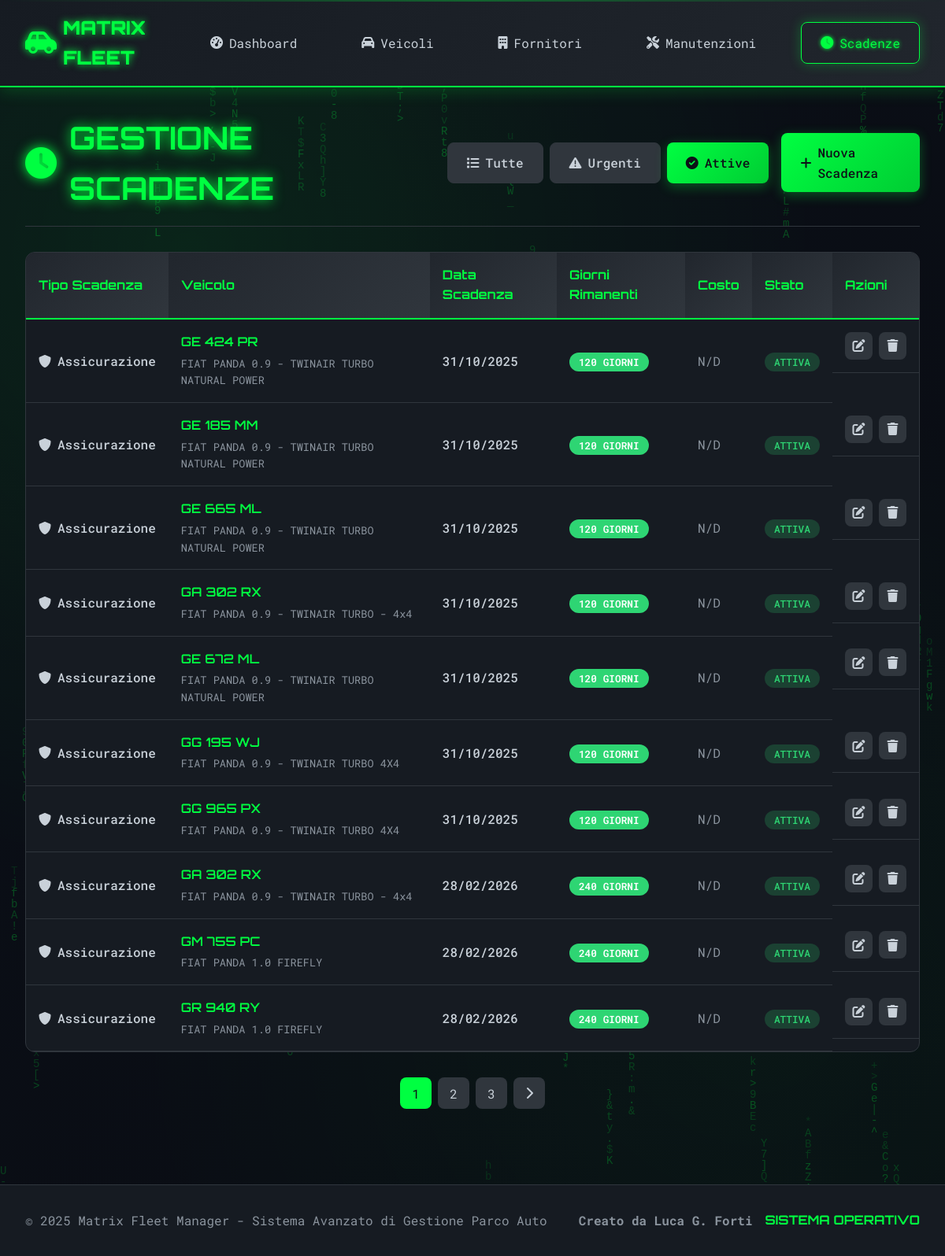
Page /scadenze/?filtro=attive on the committed database.
### app/models.py (models this page shows, shortened)
class Scadenza(db.Model):
    __tablename__ = 'scadenze'
    id = db.Column(db.Integer, primary_key=True)
    veicolo_id = db.Column(db.Integer, db.ForeignKey('veicoli.id'), nullable=False)
    tipo_scadenza = db.Column(db.String(50), nullable=False)
    data_scadenza = db.Column(db.Date, nullable=False)
    costo = db.Column(db.Numeric(10, 2))
    stato = db.Column(db.String(20), default='Attiva')
    note = db.Column(db.Text)
    notifica_giorni = db.Column(db.Integer, default=30)
    nucleo = db.Column(db.String(50), default='Via Capitel')
    data_creazione = db.Column(db.DateTime, default=datetime.utcnow)
    @property
    def giorni_alla_scadenza(self):
        if self.data_scadenza:
            delta = self.data_scadenza - date.today()
            return delta.days
        return None

class Veicolo(db.Model):
    __tablename__ = 'veicoli'
    id = db.Column(db.Integer, primary_key=True)
    targa = db.Column(db.String(10), nullable=False, unique=True)
    marca = db.Column(db.String(50), nullable=False)
    modello = db.Column(db.String(50), nullable=False)
    anno_immatricolazione = db.Column(db.Integer, nullable=False)
    data_immatricolazione = db.Column(db.Date, nullable=False)
    km_attuali = db.Column(db.Integer, default=0)
    carburante = db.Column(db.String(20), nullable=False)
    carburante_personalizzato = db.Column(db.String(50))  # NUOVO CAMPO
    cilindrata = db.Column(db.Integer)
    colore = db.Column(db.String(30))
    stato = db.Column(db.String(20), default='Attivo')
    note = db.Column(db.Text)
    carta_carburante = db.Column(db.String(100))
    pin_carburante = db.Column(db.String(20))
    societa_noleggio_id = db.Column(db.Integer, db.ForeignKey('fornitori.id'))
    nucleo = db.Column(db.String(50), default='Via Capitel')
    data_creazione = db.Column(db.DateTime, default=datetime.utcnow)
    manutenzioni = db.relationship('Manutenzione', backref='veicolo', lazy=True,
                                 order_by='desc(Manutenzione.data_intervento)')
    scadenze = db.relationship('Scadenza', backref='veicolo', lazy=True,
                              order_by='desc(Scadenza.data_scadenza)')
    societa_noleggio = db.relationship('Fornitore', foreign_keys=[societa_noleggio_id])

### app/routes/scadenze.py (the view)
@scadenze_bp.route('/')
def index_scadenze():
    page = request.args.get('page', 1, type=int)
    filtro = request.args.get('filtro', 'tutte')
    query = Scadenza.query
    if filtro == 'urgenti':
        query = query.filter(Scadenza.data_scadenza <= date.today())
    elif filtro == 'attive':
        query = query.filter_by(stato='Attiva')
    scadenze = query.order_by(Scadenza.data_scadenza).paginate(
        page=page, per_page=10, error_out=False
    )
    return render_template('scadenze/index.html', scadenze=scadenze, filtro=filtro)

### app/templates/scadenze/index.html (shortened to what this page needs)
{% extends "base.html" %}
{% block content %}
<div class="page-container">
    <div class="page-header">
        <h1 class="page-title">
            <i class="fas fa-clock"></i>
        </h1>
        <div class="page-actions">
            <div class="filter-buttons">
                <a href="{{ url_for('scadenze.index_scadenze', filtro='tutte') }}"
                   class="btn {% if filtro == 'tutte' %}btn-primary{% else %}btn-secondary{% endif %}">
                    <i class="fas fa-list"></i> Tutte
                </a>
                <a href="{{ url_for('scadenze.index_scadenze', filtro='urgenti') }}"
                   class="btn {% if filtro == 'urgenti' %}btn-primary{% else %}btn-secondary{% endif %}">
                    <i class="fas fa-exclamation-triangle"></i> Urgenti
                </a>
                <a href="{{ url_for('scadenze.index_scadenze', filtro='attive') }}"
                   class="btn {% if filtro == 'attive' %}btn-primary{% else %}btn-secondary{% endif %}">
                    <i class="fas fa-check-circle"></i> Attive
                </a>
            </div>
            <a href="{{ url_for('scadenze.aggiungi_scadenza') }}" class="btn btn-primary">
                <i class="fas fa-plus"></i> Nuova Scadenza
            </a>
        </div>
    </div>
    <div class="data-table-container">
        <table class="data-table">
            <thead>
                <tr>
                    <th>Tipo Scadenza</th>
                    <th>Veicolo</th>
                    <th>Data Scadenza</th>
                    <th>Giorni Rimanenti</th>
                    <th>Costo</th>
                    <th>Stato</th>
                    <th>Azioni</th>
                </tr>
            </thead>
            <tbody>
                {% for scadenza in scadenze.items %}
                <tr class="{% if scadenza.giorni_alla_scadenza <= 0 %}row-expired{% elif scadenza.giorni_alla_scadenza <= 7 %}row-critical{% elif scadenza.giorni_alla_scadenza <= 30 %}row-warning{% endif %}">
                    <td>
                        <div class="scadenza-type">
                            <i class="fas fa-{% if scadenza.tipo_scadenza == 'Revisione' %}search{% elif scadenza.tipo_scadenza == 'Assicurazione' %}shield-alt{% elif scadenza.tipo_scadenza == 'Bollo' %}receipt{% else %}clock{% endif %}"></i>
                            {{ scadenza.tipo_scadenza }}
                        </div>
                    </td>
                    <td>
                        <div class="vehicle-info">
                            <div class="vehicle-plate">{{ scadenza.veicolo.targa }}</div>
                            <div class="vehicle-model">{{ scadenza.veicolo.marca }} {{ scadenza.veicolo.modello }}</div>
                        </div>
                    </td>
                    <td class="highlight">{{ scadenza.data_scadenza.strftime('%d/%m/%Y') }}</td>
                    <td>
                        {% if scadenza.giorni_alla_scadenza <= 0 %}
                            <span class="days-badge expired">SCADUTA</span>
                        {% elif scadenza.giorni_alla_scadenza <= 7 %}
                            <span class="days-badge critical">{{ scadenza.giorni_alla_scadenza }} giorni</span>
                        {% elif scadenza.giorni_alla_scadenza <= 30 %}
                            <span class="days-badge warning">{{ scadenza.giorni_alla_scadenza }} giorni</span>
                        {% else %}
                            <span class="days-badge ok">{{ scadenza.giorni_alla_scadenza }} giorni</span>
                        {% endif %}
                    </td>
                    <td>
                        {% if scadenza.costo %}
                            <span class="cost-value">€{{ "%.2f"|format(scadenza.costo) }}</span>
                        {% else %}
                            <span class="text-muted">N/D</span>
                        {% endif %}
                    </td>
                    <td>
                        <span class="status-badge status-{{ scadenza.stato.lower() }}">
                            {{ scadenza.stato }}
                        </span>
                    </td>
                    <td class="actions">
                        <a href="{{ url_for('scadenze.modifica_scadenza', id=scadenza.id) }}" class="btn-action" title="Modifica">
                            <i class="fas fa-edit"></i>
                        </a>
                        <a href="{{ url_for('scadenze.elimina_scadenza', id=scadenza.id) }}" class="btn-action delete" title="Elimina" onclick="return confirm('Sei sicuro di voler eliminare questa scadenza?')">
                            <i class="fas fa-trash"></i>
                        </a>
                    </td>
                </tr>
                {% endfor %}
            </tbody>
        </table>
    </div>
    {% set scadenze_critiche = scadenze.items|selectattr('giorni_alla_scadenza', '<=', 7)|list %}
    {% if scadenze.pages > 1 %}
    <div class="pagination">
        {% for page_num in scadenze.iter_pages() %}
            {% if page_num %}
                {% if page_num != scadenze.page %}
                    <a href="{{ url_for('scadenze.index_scadenze', page=page_num, filtro=filtro) }}" class="page-btn">{{ page_num }}</a>
                {% else %}
                    <span class="page-btn active">{{ page_num }}</span>
                {% endif %}
            {% endif %}
        {% endfor %}
        {% if scadenze.has_next %}
            <a href="{{ url_for('scadenze.index_scadenze', page=scadenze.next_num, filtro=filtro) }}" class="page-btn">
                <i class="fas fa-chevron-right"></i>
            </a>
        {% endif %}
    </div>
    {% endif %}
</div>
{% endblock %}

### app/static/css/matrix_style.css (style rules this page uses)
:root { --matrix-green: #00ff41; --matrix-green-dark: #00cc33; --matrix-green-light: #4dff80; --matrix-black: #0d1117; --matrix-dark: #161b22; --matrix-darker: #0a0e13; --matrix-gray: #21262d; --matrix-light-gray: #30363d; --matrix-text: #c9d1d9; --matrix-text-dim: #8b949e; --matrix-danger: #ff4757; --matrix-warning: #ffa502; --matrix-success: #2ed573; --matrix-info: #3742fa; }
* { margin: 0; padding: 0; box-sizing: border-box; }
body { font-family: 'Roboto Mono', monospace; background: var(--matrix-black); color: var(--matrix-text); overflow-x: hidden; line-height: 1.6; position: relative; }
.page-title { font-family: 'Orbitron', monospace; font-size: 2.5rem; font-weight: 700; color: var(--matrix-green); text-shadow: 0 0 15px var(--matrix-green); display: flex; align-items: center; gap: 1rem; }
.btn { display: inline-flex; align-items: center; gap: 0.5rem; padding: 0.75rem 1.5rem; border: none; border-radius: 8px; text-decoration: none; font-family: inherit; font-weight: 500; cursor: pointer; transition: all 0.3s ease; position: relative; overflow: hidden; }
.btn::before { content: ''; position: absolute; top: 0; left: -100%; width: 100%; height: 100%; background: linear-gradient(90deg, transparent, rgba(255, 255, 255, 0.1), transparent); transition: left 0.5s; }
.btn-primary { background: linear-gradient(135deg, var(--matrix-green) 0%, var(--matrix-green-dark) 100%); color: var(--matrix-black); box-shadow: 0 4px 15px rgba(0, 255, 65, 0.3); }
.btn-secondary { background: var(--matrix-light-gray); color: var(--matrix-text); border: 1px solid var(--matrix-light-gray); }
.page-container { max-width: 1200px; margin: 0 auto; }
.page-header { display: flex; justify-content: space-between; align-items: center; margin-bottom: 2rem; padding-bottom: 1rem; border-bottom: 1px solid var(--matrix-light-gray); }
.page-actions { display: flex; gap: 1rem; align-items: center; }
.filter-buttons { display: flex; gap: 0.5rem; }
.data-table-container { background: var(--matrix-dark); border-radius: 12px; overflow: hidden; border: 1px solid var(--matrix-light-gray); margin-bottom: 2rem; }
.data-table { width: 100%; border-collapse: collapse; }
.data-table th { background: linear-gradient(135deg, var(--matrix-gray) 0%, var(--matrix-light-gray) 100%); color: var(--matrix-green); padding: 1rem; text-align: left; font-family: 'Orbitron', monospace; font-weight: 700; border-bottom: 2px solid var(--matrix-green); }
.data-table td { padding: 1rem; border-bottom: 1px solid var(--matrix-light-gray); color: var(--matrix-text); }
.highlight { color: var(--matrix-green); font-weight: 500; }
.text-muted { color: var(--matrix-text-dim); }
.vehicle-info { display: flex; flex-direction: column; gap: 0.25rem; }
.vehicle-plate { font-weight: 600; color: var(--matrix-green); font-family: 'Orbitron', monospace; }
.vehicle-model { font-size: 0.85rem; color: var(--matrix-text-dim); }
.status-badge { padding: 0.25rem 0.75rem; border-radius: 20px; font-size: 0.8rem; font-weight: 500; text-transform: uppercase; }
.status-attiva { background: rgba(46, 213, 115, 0.2); color: var(--matrix-success); }
.days-badge { padding: 0.25rem 0.75rem; border-radius: 12px; font-size: 0.8rem; font-weight: 600; text-transform: uppercase; }
.days-badge.ok { background: var(--matrix-success); color: white; }
.scadenza-type { display: flex; align-items: center; gap: 0.5rem; font-weight: 500; }
.actions { display: flex; gap: 0.5rem; }
.btn-action { display: inline-flex; align-items: center; justify-content: center; width: 35px; height: 35px; border-radius: 8px; background: var(--matrix-light-gray); color: var(--matrix-text); text-decoration: none; transition: all 0.3s ease; }
.pagination { display: flex; justify-content: center; gap: 0.5rem; margin-top: 2rem; }
.page-btn { display: flex; align-items: center; justify-content: center; width: 40px; height: 40px; background: var(--matrix-light-gray); color: var(--matrix-text); text-decoration: none; border-radius: 8px; transition: all 0.3s ease; }
.page-btn:hover, .page-btn.active { background: var(--matrix-green); color: var(--matrix-black); }

### rows in the picture
Scadenza: tipo_scadenza "Assicurazione", veicolo.targa "GE 424 PR", veicolo.marca "FIAT", veicolo.modello "PANDA 0.9 - TWINAIR TURBO NATURAL POWER", data_scadenza "31/10/2025", giorni_alla_scadenza "120", shows "N/D", stato "ATTIVA"
Scadenza: tipo_scadenza "Assicurazione", veicolo.targa "GE 185 MM", veicolo.marca "FIAT", veicolo.modello "PANDA 0.9 - TWINAIR TURBO NATURAL POWER", data_scadenza "31/10/2025", giorni_alla_scadenza "120", shows "N/D", stato "ATTIVA"
Scadenza: tipo_scadenza "Assicurazione", veicolo.targa "GE 665 ML", veicolo.marca "FIAT", veicolo.modello "PANDA 0.9 - TWINAIR TURBO NATURAL POWER", data_scadenza "31/10/2025", giorni_alla_scadenza "120", shows "N/D", stato "ATTIVA"
Scadenza: tipo_scadenza "Assicurazione", veicolo.targa "GA 302 RX", veicolo.marca "FIAT PANDA", veicolo.modello "0.9 - TWINAIR TURBO - 4x4", data_scadenza "31/10/2025", giorni_alla_scadenza "120", shows "N/D", stato "ATTIVA"
Scadenza: tipo_scadenza "Assicurazione", veicolo.targa "GE 672 ML", veicolo.marca "FIAT", veicolo.modello "PANDA 0.9 - TWINAIR TURBO NATURAL POWER", data_scadenza "31/10/2025", giorni_alla_scadenza "120", shows "N/D", stato "ATTIVA"
Scadenza: tipo_scadenza "Assicurazione", veicolo.targa "GG 195 WJ", veicolo.marca "FIAT", veicolo.modello "PANDA 0.9 - TWINAIR TURBO 4X4", data_scadenza "31/10/2025", giorni_alla_scadenza "120", shows "N/D", stato "ATTIVA"
Scadenza: tipo_scadenza "Assicurazione", veicolo.targa "GG 965 PX", veicolo.marca "FIAT", veicolo.modello "PANDA 0.9 - TWINAIR TURBO 4X4", data_scadenza "31/10/2025", giorni_alla_scadenza "120", shows "N/D", stato "ATTIVA"
Scadenza: tipo_scadenza "Assicurazione", veicolo.targa "GA 302 RX", veicolo.marca "FIAT PANDA", veicolo.modello "0.9 - TWINAIR TURBO - 4x4", data_scadenza "28/02/2026", giorni_alla_scadenza "240", shows "N/D", stato "ATTIVA"
Scadenza: tipo_scadenza "Assicurazione", veicolo.targa "GM 755 PC", veicolo.marca "FIAT", veicolo.modello "PANDA 1.0 FIREFLY", data_scadenza "28/02/2026", giorni_alla_scadenza "240", shows "N/D", stato "ATTIVA"
Scadenza: tipo_scadenza "Assicurazione", veicolo.targa "GR 940 RY", veicolo.marca "FIAT", veicolo.modello "PANDA 1.0 FIREFLY", data_scadenza "28/02/2026", giorni_alla_scadenza "240", shows "N/D", stato "ATTIVA"

### other values in the picture
{{ page_num }} "1"
{{ page_num }} "2" "3"
